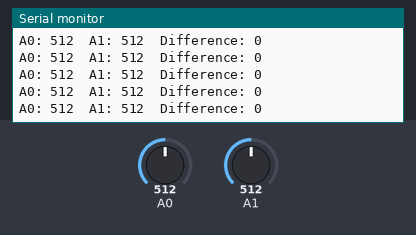
A sketch run on a simulated Arduino Uno, built with avr-gcc and run on an emulated ATmega328P. On the bench: the last lines printed to the serial monitor. Inputs (shaded band) come from the test bench; at power-on: A0 = 512, A1 = 512.

Above: at 4.2 s.
4.3 s: A0 set to 733
At 4.52 s:
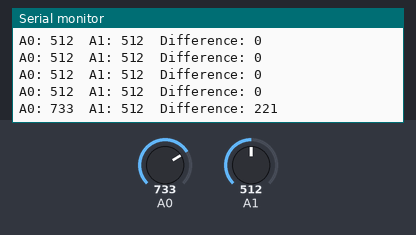
8.8 s: A0 set to 791
At 8.88 s:
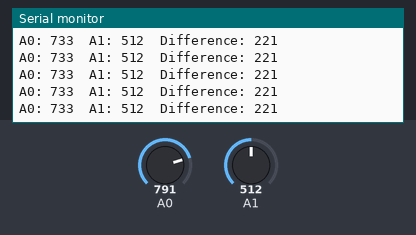
11.8 s: A0 set to 812
At 11.92 s:
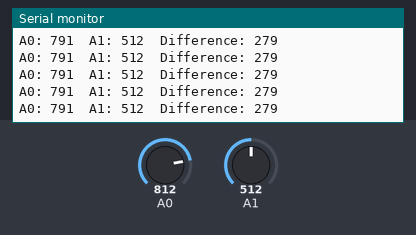
Timing chart, 0 to 14.3 s (numbered marks = the images above; inputs shaded):
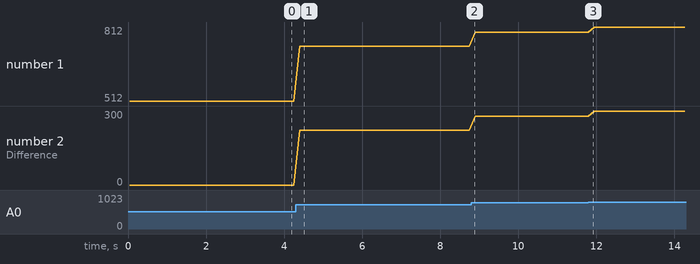

The sketch:

03_wheatstone_two_channel.ino
```cpp
// Prototyping 1, second device - Wheatstone bridge with the FSR as the
// fourth arm. Three 10 ohm resistors make the fixed arms. A0 is the fixed
// reference midpoint (~512), A1 is the FSR side.

void setup() {
  Serial.begin(9600);
}

void loop() {
  long totalA0 = 0;
  long totalA1 = 0;
  int numReadings = 20;

  for (int i = 0; i < numReadings; i++) {
    totalA0 += analogRead(A0);
    totalA1 += analogRead(A1);
    delay(2);
  }

  int a0 = totalA0 / numReadings;
  int a1 = totalA1 / numReadings;
  int difference = a0 - a1;

  Serial.print("A0: ");
  Serial.print(a0);
  Serial.print("  A1: ");
  Serial.print(a1);
  Serial.print("  Difference: ");
  Serial.println(difference);

  delay(100);
}
```

Measured:
- after the input at 4.3 s, the serial monitor: prints a new line after 0.10 s (image 1)
- plotted number 1: 512 → 733 after the input at 4.3 s, 733 → 791 after the input at 8.8 s, 791 → 812 after the input at 11.8 s
- plotted number 2: 0 → 221 after the input at 4.3 s, 221 → 279 after the input at 8.8 s, 279 → 300 after the input at 11.8 s
